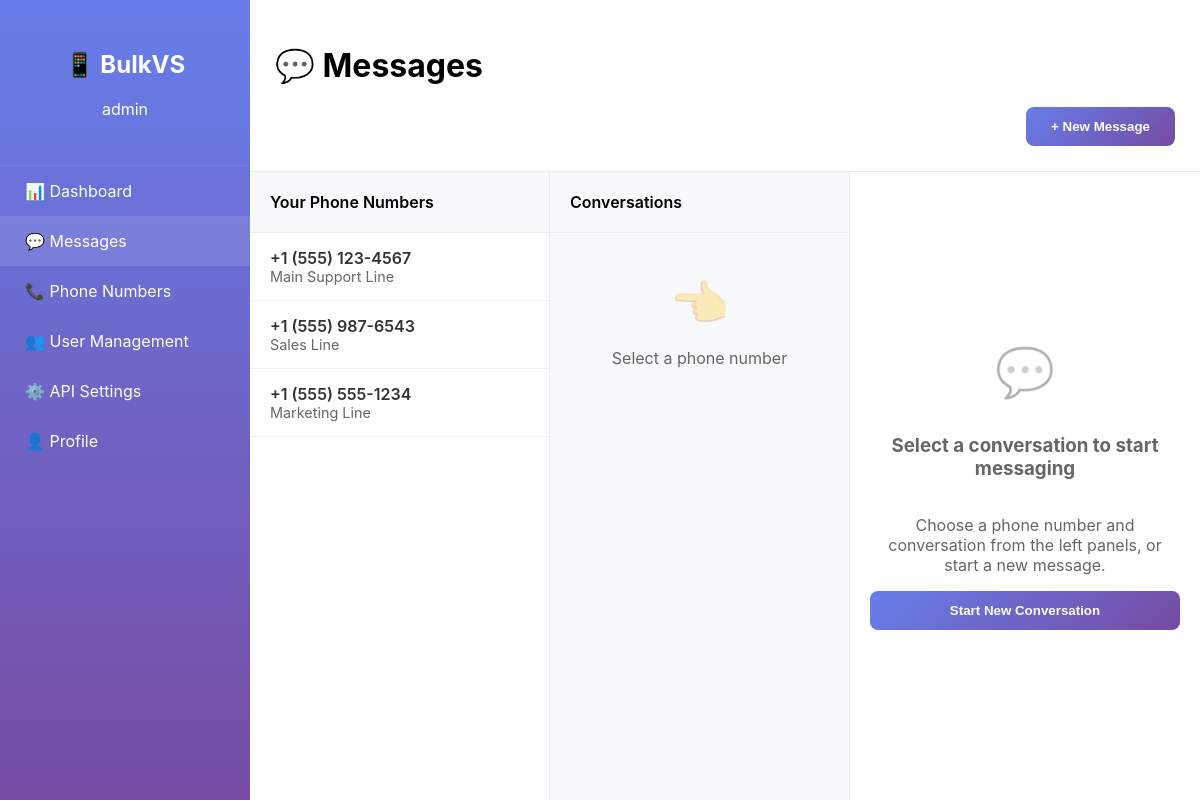
Screenshot of /messages.php (signed in) with the database file from the repository.
### tables this page shows
CREATE TABLE user_phone_permissions (
    id INT PRIMARY KEY AUTO_INCREMENT,
    user_id INT NOT NULL,
    phone_number_id INT NOT NULL,
    can_send BOOLEAN DEFAULT TRUE,
    can_receive BOOLEAN DEFAULT TRUE,
    created_at TIMESTAMP DEFAULT CURRENT_TIMESTAMP,
    FOREIGN KEY (user_id) REFERENCES users(id) ON DELETE CASCADE,
    FOREIGN KEY (phone_number_id) REFERENCES phone_numbers(id) ON DELETE CASCADE,
    UNIQUE KEY unique_user_phone (user_id, phone_number_id)
);

CREATE TABLE phone_numbers (
    id INT PRIMARY KEY AUTO_INCREMENT,
    number VARCHAR(20) UNIQUE NOT NULL,
    friendly_name VARCHAR(100),
    is_active BOOLEAN DEFAULT TRUE,
    created_at TIMESTAMP DEFAULT CURRENT_TIMESTAMP,
    updated_at TIMESTAMP DEFAULT CURRENT_TIMESTAMP ON UPDATE CURRENT_TIMESTAMP
);

### includes/session.php (called while the page is built, shortened)
<?php
function getCurrentUser() {
    if (isset($_SESSION['user_id'])) {
        return [
            'id' => $_SESSION['user_id'],
            'username' => $_SESSION['username'],
            'email' => $_SESSION['email'],
            'role' => $_SESSION['role']
        ];
    }
    return null;
}
?>

### classes/PhoneNumber.php (called while the page is built, shortened)
<?php
class PhoneNumber {
    private $conn;
    private $table_name = "phone_numbers";
    public function __construct($db) {
        $this->conn = $db;
    }
    public function getUserNumbers($user_id) {
        $query = "SELECT pn.*, upp.can_send, upp.can_receive
                  FROM " . $this->table_name . " pn
                  JOIN user_phone_permissions upp ON pn.id = upp.phone_number_id
                  WHERE upp.user_id = :user_id AND pn.is_active = 1";
        $stmt = $this->conn->prepare($query);
        $stmt->bindParam(":user_id", $user_id);
        $stmt->execute();
        return $stmt->fetchAll(PDO::FETCH_ASSOC);
    }
}
?>

### includes/functions.php (called while the page is built, shortened)
<?php
function formatPhoneNumber($number) {
    $number = preg_replace('/\D/', '', $number);
    if (strlen($number) == 10) {
        return '(' . substr($number, 0, 3) . ') ' . substr($number, 3, 3) . '-' . substr($number, 6);
    } else if (strlen($number) == 11 && $number[0] == '1') {
        return '+1 (' . substr($number, 1, 3) . ') ' . substr($number, 4, 3) . '-' . substr($number, 7);
    }
    return $number;
}
?>

### messages.php (the view, shortened to what this page needs)
<?php
require_once 'classes/PhoneNumber.php';
require_once 'includes/session.php';
require_once 'includes/functions.php';
$database = new Database();
$db = $database->getConnection();
$phone = new PhoneNumber($db);
$current_user = getCurrentUser();
$send_numbers = $phone->getUserNumbers($current_user['id']);
$send_numbers = array_filter($send_numbers, function($num) {
    return $num['can_send'];
});
$selected_phone = $_GET['phone'] ?? '';
$selected_contact = $_GET['contact'] ?? '';
$conversations = [];
$messages = [];
?>
<!DOCTYPE html>
<html lang="en">
<head>
</head>
<body>
    <div class="sidebar">
        <div class="sidebar-header">
            <h2>📱 BulkVS</h2>
            <p><?php echo htmlspecialchars($current_user['username']); ?></p>
        </div>
        <nav class="sidebar-nav">
            <a href="dashboard.php" class="nav-item">📊 Dashboard</a>
            <a href="messages.php" class="nav-item active">💬 Messages</a>
            <a href="phone-numbers.php" class="nav-item">📞 Phone Numbers</a>
            <?php if ($current_user['role'] === 'admin'): ?>
            <a href="users.php" class="nav-item">👥 User Management</a>
            <a href="settings.php" class="nav-item">⚙️ API Settings</a>
            <?php endif; ?>
            <a href="profile.php" class="nav-item">👤 Profile</a>
        </nav>
    </div>
    <div class="main-content">
        <div class="page-header">
            <h1>💬 Messages</h1>
            <button class="btn" style="float: right;" onclick="openComposeModal()">+ New Message</button>
        </div>
        <div class="messages-container">
            <div class="phone-list">
                <div class="list-header">Your Phone Numbers</div>
                <?php if (!empty($send_numbers)): ?>
                    <?php foreach ($send_numbers as $phone_num): ?>
                    <div class="phone-item <?php echo $selected_phone === $phone_num['number'] ? 'active' : ''; ?>"
                         onclick="selectPhone('<?php echo $phone_num['number']; ?>')">
                        <div class="phone-number"><?php echo formatPhoneNumber($phone_num['number']); ?></div>
                        <div class="phone-name"><?php echo htmlspecialchars($phone_num['friendly_name'] ?? 'No name set'); ?></div>
                    </div>
                    <?php endforeach; ?>
                <?php endif; ?>
            </div>
            <div class="conversation-list">
                <div class="list-header">Conversations</div>
                <?php if ($selected_phone && !empty($conversations)): ?>
                    <?php foreach ($conversations as $conv): ?>
                    <div class="conversation-item <?php echo $selected_contact === $conv['contact_number'] ? 'active' : ''; ?>"
                         onclick="selectConversation('<?php echo $selected_phone; ?>', '<?php echo $conv['contact_number']; ?>')">
                        <div class="contact-number"><?php echo formatPhoneNumber($conv['contact_number']); ?></div>
                        <div class="message-time"><?php echo timeAgo($conv['last_message_time']); ?></div>
                        <div class="last-message"><?php echo $conv['message_count']; ?> messages</div>
                    </div>
                    <?php endforeach; ?>
                <?php else: ?>
                    <div class="empty-state">
                        <div class="icon">👈</div>
                        <p>Select a phone number</p>
                    </div>
                <?php endif; ?>
            </div>
            <div class="chat-area">
                <?php if ($selected_phone && $selected_contact): ?>
                    <div class="chat-header">
                        <strong><?php echo formatPhoneNumber($selected_contact); ?></strong>
                        <span style="color: #666; margin-left: 10px;">
                            via <?php echo formatPhoneNumber($selected_phone); ?>
                        </span>
                    </div>
                    <div class="chat-messages" id="chatMessages">
                        <?php if (!empty($messages)): ?>
                            <?php foreach ($messages as $msg): ?>
                            <div class="message-bubble <?php echo $msg['direction']; ?>">
                                <?php echo nl2br(htmlspecialchars($msg['message_body'])); ?>
                                <div class="message-meta">
                                    <?php echo timeAgo($msg['created_at']); ?>
                                    <?php if ($msg['direction'] === 'outbound'): ?>
                                        • <?php echo ucfirst($msg['status']); ?>
                                    <?php endif; ?>
                                </div>
                            </div>
                            <?php endforeach; ?>
                        <?php else: ?>
                            <div class="empty-state">
                                <div class="icon">💬</div>
                                <p>No messages in this conversation</p>
                            </div>
                        <?php endif; ?>
                    </div>
                    <div class="chat-input">
                        <form method="POST" class="compose-form">
                            <input type="hidden" name="action" value="send_message">
                            <input type="hidden" name="from_number" value="<?php echo htmlspecialchars($selected_phone); ?>">
                            <input type="hidden" name="to_number" value="<?php echo htmlspecialchars($selected_contact); ?>">
                            <div class="form-group">
                                <textarea name="message_body" placeholder="Type your message..." required></textarea>
                            </div>
                            <button type="submit" class="btn">Send</button>
                        </form>
                    </div>
                <?php else: ?>
                    <div class="empty-state" style="flex: 1; display: flex; flex-direction: column; justify-content: center;">
                        <div class="icon">💬</div>
                        <h3>Select a conversation to start messaging</h3>
                        <p>Choose a phone number and conversation from the left panels, or start a new message.</p>
                        <button class="btn" onclick="openComposeModal()">Start New Conversation</button>
                    </div>
                <?php endif; ?>
            </div>
        </div>
    </div>
</body>
</html>

### messages.php (style rules this page uses)
body { font-family: -apple-system, BlinkMacSystemFont, 'Segoe UI', Roboto, sans-serif; background: #f8f9fa; margin: 0; }
.sidebar { width: 250px; height: 100vh; background: linear-gradient(180deg, #667eea 0%, #764ba2 100%); position: fixed; left: 0; top: 0; color: white; overflow-y: auto; }
.sidebar-header { padding: 30px 20px; text-align: center; border-bottom: 1px solid rgba(255,255,255,0.1); }
.nav-item { display: block; color: white; text-decoration: none; padding: 15px 25px; transition: all 0.3s ease; }
.nav-item:hover, .nav-item.active { background: rgba(255,255,255,0.1); }
.main-content { margin-left: 250px; height: 100vh; display: flex; flex-direction: column; }
.page-header { background: white; padding: 25px; box-shadow: 0 2px 10px rgba(0,0,0,0.1); border-bottom: 1px solid #e9ecef; }
.messages-container { flex: 1; display: grid; grid-template-columns: 300px 300px 1fr; height: calc(100vh - 100px); }
.phone-list { background: white; border-right: 1px solid #e9ecef; overflow-y: auto; }
.conversation-list { background: #f8f9fa; border-right: 1px solid #e9ecef; overflow-y: auto; }
.chat-area { display: flex; flex-direction: column; background: white; }
.list-header { padding: 20px; border-bottom: 1px solid #e9ecef; font-weight: 600; background: #f8f9fa; }
.phone-item, .conversation-item { padding: 15px 20px; border-bottom: 1px solid #f0f0f0; cursor: pointer; transition: background 0.3s ease; }
.phone-number { font-weight: 600; color: #333; }
.phone-name { color: #666; font-size: 0.9em; }
.btn { background: linear-gradient(135deg, #667eea 0%, #764ba2 100%); color: white; padding: 12px 25px; border: none; border-radius: 8px; font-weight: 600; cursor: pointer; text-decoration: none; display: inline-block; }
.empty-state { text-align: center; color: #666; padding: 40px 20px; }
.empty-state .icon { font-size: 3em; margin-bottom: 15px; opacity: 0.3; }

### rows the page displays
user_phone_permissions: phone_number.number "+1 (555) 123-4567", phone_number.friendly_name "Main Support Line"
user_phone_permissions: phone_number.number "+1 (555) 987-6543", phone_number.friendly_name "Sales Line"
user_phone_permissions: phone_number.number "+1 (555) 555-1234", phone_number.friendly_name "Marketing Line"

### other values shown
$current_user['username'] "admin"
